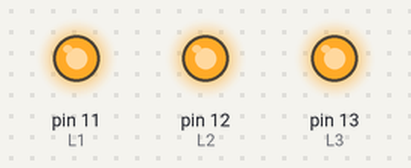
Recording of a sketch running on a simulated Arduino Uno, built with avr-gcc and run on an emulated ATmega328P. Shown: output pins drawn as LEDs (lit = HIGH). Pins used as bus, display or sensor lines are not drawn.

Above: at 0.5 s.
At 1.5 s:
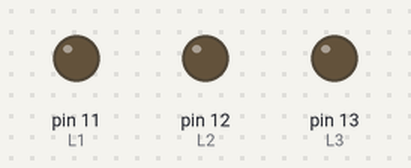
At 2.5 s:
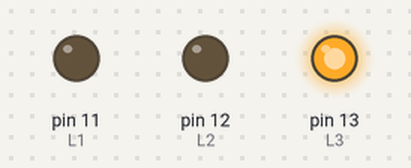
At 3.5 s:
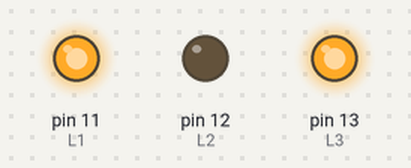
Timing chart, 0 to 5.2 s (numbered marks = the images above):
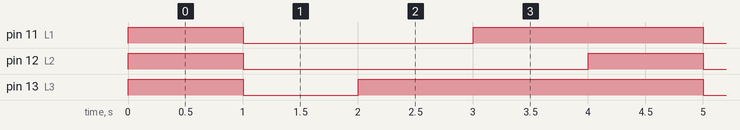

The sketch:

ledcubedemo1.ino
```cpp
int L1 = 11;
int L2 = 12;
int L3 = 13;
int C1 = 10;
int C2 = 9;
int C3 = 8;
int C4 = 7;
int C5 = 6;
int C6 = 5;
int C7 = 4;
int C8 = 3;
int C9 = 2;
void setup() {
  pinMode(L1, OUTPUT);
  pinMode(L2, OUTPUT);
  pinMode(L3, OUTPUT);
  pinMode(C1, OUTPUT);
  pinMode(C2, OUTPUT);
  pinMode(C3, OUTPUT);
  pinMode(C4, OUTPUT);
  pinMode(C5, OUTPUT);
  pinMode(C6, OUTPUT);
  pinMode(C7, OUTPUT);
  pinMode(C8, OUTPUT);
  pinMode(C9, OUTPUT);// put your setup code here, to run once:

}

void loop() {
  digitalWrite(L1, HIGH);
  digitalWrite(L2, HIGH);
  digitalWrite(L3, HIGH);
  digitalWrite(C1, HIGH);
  digitalWrite(C2, HIGH);
  digitalWrite(C3, HIGH);
  digitalWrite(C4, HIGH);
  digitalWrite(C5, HIGH);
  digitalWrite(C6, HIGH);
  digitalWrite(C7, HIGH);
  digitalWrite(C8, HIGH);
  digitalWrite(C9, HIGH);
  delay(1000);
  digitalWrite(L1, LOW);
  digitalWrite(L2, LOW);
  digitalWrite(L3, LOW);
  digitalWrite(C1, LOW);
  digitalWrite(C2, LOW);
  digitalWrite(C3, LOW);
  digitalWrite(C4, LOW);
  digitalWrite(C5, LOW);
  digitalWrite(C6, LOW);
  digitalWrite(C7, LOW);
  digitalWrite(C8, LOW);
  digitalWrite(C9, LOW);
  delay(1000);
  digitalWrite(C7,HIGH);
  digitalWrite(L3, HIGH);
  delay(1000);
  digitalWrite(C5,HIGH);
  digitalWrite(L1, HIGH);
  delay(1000);

}
```

Measured:
- by itself, pin 11 (L1): repeats every 4.0 s: LOW 2.0 s, HIGH 2.0 s
- by itself, pin 12 (L2): alternates HIGH for 1.0 s and LOW for 3.0 s
- by itself, pin 13 (L3): repeats every 4.0 s: LOW 1.0 s, HIGH 3.0 s
